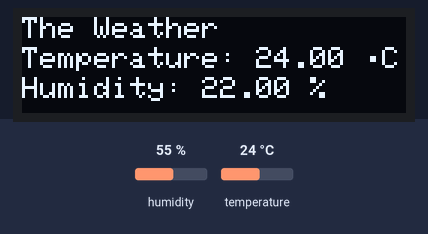
Simulated run of this sketch. Board: Arduino Uno, built with avr-gcc and run on an emulated ATmega328P. On the bench: 128×32 one-colour display. Inputs (shaded band) come from the test bench; at power-on: humidity 55 %, temperature 24 °C.

Above: at 2.9 s.
3.0 s: humidity set to 22 %
At 5.3 s:
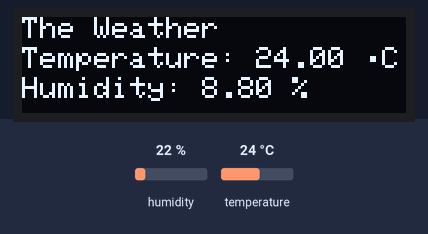
5.8 s: temperature set to 12 °C
At 6.7 s:
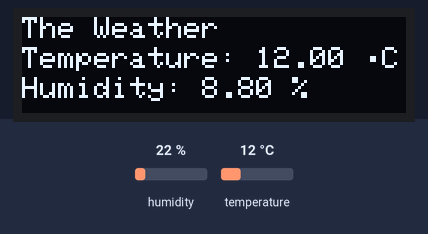
8.6 s: humidity set to 40 %
At 10.7 s:
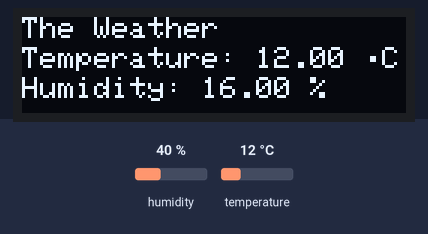
11.8 s: temperature set to 19 °C
At 13.4 s:
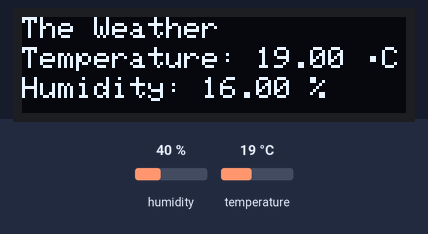
Timing chart, 0 to 14.9 s (numbered marks = the images above; inputs shaded):
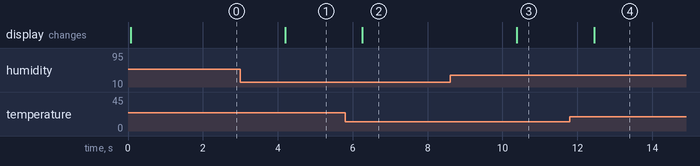

Measured:
- after the input at 3.0 s, the display: changes after 1.2 s (image 1)
- after the input at 5.8 s, the display: changes after 0.46 s (image 2)
- after the input at 8.6 s, the display: changes after 1.8 s (image 3)
- after the input at 11.8 s, the display: changes after 0.65 s (image 4)

The sketch:

Weather_Display.ino
```cpp
#include <SPI.h>
#include <Wire.h>
#include <Adafruit_GFX.h>
#include <Adafruit_SSD1306.h>
#include <DHT.h>
#define SCREEN_WIDTH 128 // OLED display width, in pixels
#define SCREEN_HEIGHT 32 // OLED display height, in pixels
#define OLED_RESET     -1 // Reset pin # (or -1 if sharing Arduino reset pin)
#define SCREEN_ADDRESS 0x3C ///< See datasheet for Address; 0x3D for 128x64, 0x3C for 128x32

#define DHT_PIN 2
#define DHT_TYPE DHT11

DHT dht(DHT_PIN, DHT_TYPE);
Adafruit_SSD1306 display(SCREEN_WIDTH, SCREEN_HEIGHT, &Wire, OLED_RESET);

void setup() {
  Serial.begin(9600);

  // SSD1306_SWITCHCAPVCC = generate display voltage from 3.3V internally
  if(!display.begin(SSD1306_SWITCHCAPVCC, SCREEN_ADDRESS)) {
    Serial.println(F("SSD1306 allocation failed"));
    for(;;); // Don't proceed, loop forever
  }
 // Clear the buffer

  display.clearDisplay();
  display.setTextSize(1);
  display.setTextColor(SSD1306_WHITE);
}

void loop() {
  float temperature = dht.readTemperature();
  float humidity = dht.readHumidity();
  if(!isnan(temperature) && !isnan(humidity)) {
  display.clearDisplay();

  display.setCursor(0, 0);
  display.print(F("The Weather"));
  display.setCursor(0, 10);
  display.print(F("Temperature: "));
  display.print(temperature);
  display.println(F(" \370C"));

  display.setCursor(0, 20);
  display.print(F("Humidity: "));
  display.print(humidity/2.5);
  display.println(F(" %"));

  display.display();
  }
  else {
    Serial.println(F("Failed to read from DHT sensor!"));
  }
  delay(1000);
}
```
